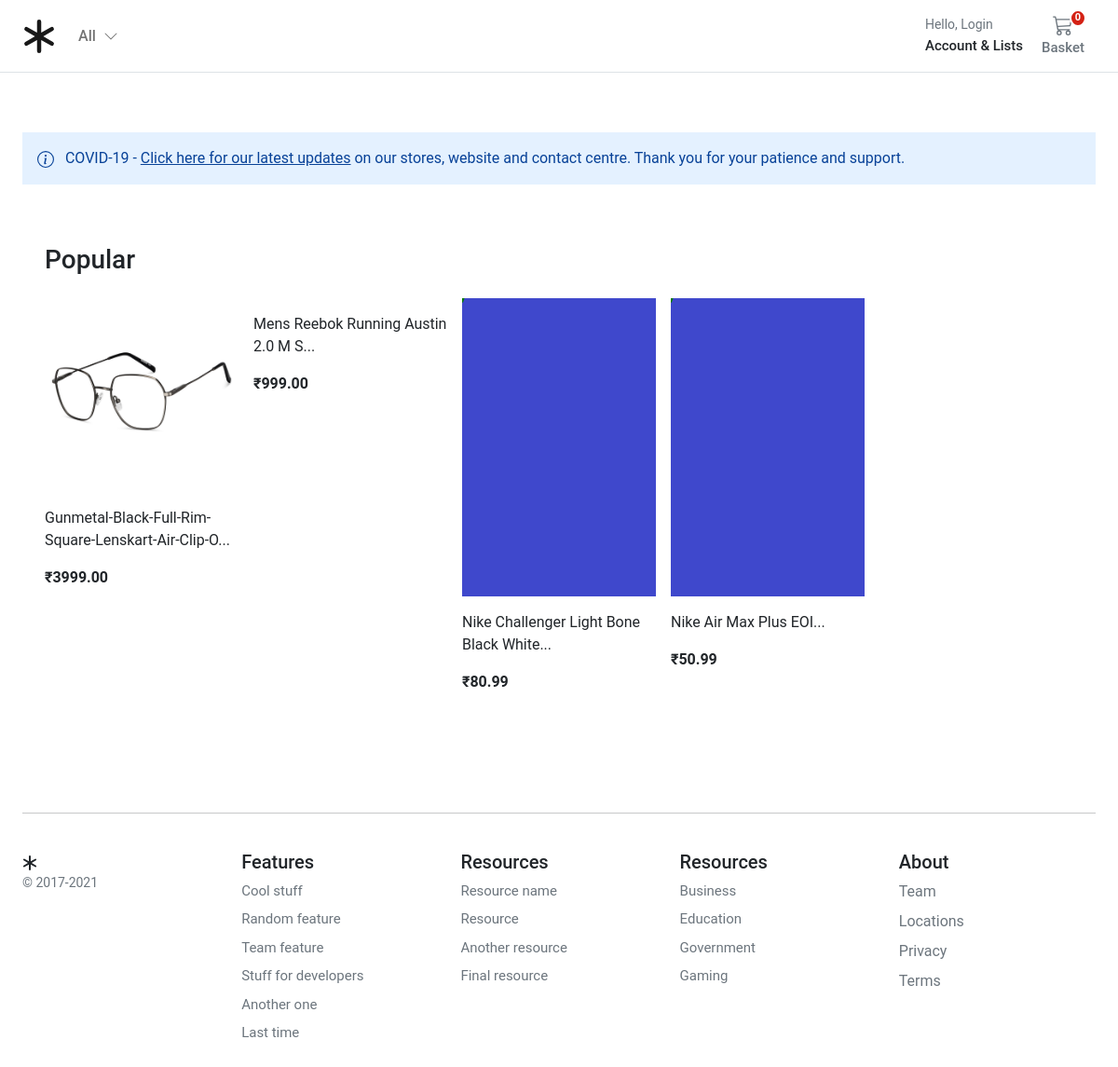
The page / on the database its author committed.
### store/models.py (models this page shows, shortened)
class ProductImage(models.Model):
    product = models.ForeignKey(Product, on_delete=models.CASCADE, related_name="product_image")
    image = models.ImageField(
        verbose_name=_("image"),
        help_text=_("Upload a product image"),
        upload_to="images/",
        default="images/default.png",
    )
    alt_text = models.CharField(
        verbose_name=_("Alturnative text"),
        help_text=_("Please add alturnative text"),
        max_length=255,
        null=True,
        blank=True,
    )
    is_feature = models.BooleanField(default=False)
    created_at = models.DateTimeField(auto_now_add=True, editable=False)
    updated_at = models.DateTimeField(auto_now=True)
    class Meta:
        verbose_name = _("Product Image")
        verbose_name_plural = _("Product Images")

class Product(models.Model):
    product_type = models.ForeignKey(ProductType, on_delete=models.RESTRICT)
    category = models.ForeignKey(Category, on_delete=models.RESTRICT)
    title = models.CharField(
        verbose_name=_("title"),
        help_text=_("Required"),
        max_length=255,
    )
    description = models.TextField(verbose_name=_("description"), help_text=_("Not Required"), blank=True)
    slug = models.SlugField(max_length=255)
    regular_price = models.DecimalField(
        verbose_name=_("Regular price"),
        help_text=_("Maximum 99999.99"),
        error_messages={
            "name": {
                "max_length": _("The price must be between 0 and 99999.99."),
            },
        },
        max_digits=7,
        decimal_places=2,
    )
    discount_price = models.DecimalField(
        verbose_name=_("Discount price"),
        help_text=_("Maximum 99999.99"),
        error_messages={
            "name": {
                "max_length": _("The price must be between 0 and 99999.99."),
            },
        },
        max_digits=7,
        decimal_places=2,
    )
    is_active = models.BooleanField(
        verbose_name=_("Product visibility"),
        help_text=_("Change product visibility"),
        default=True,
    )
    created_at = models.DateTimeField(_("Created at"), auto_now_add=True, editable=False)
    updated_at = models.DateTimeField(_("Updated at"), auto_now=True)
    users_wishlist = models.ManyToManyField(settings.AUTH_USER_MODEL, related_name="user_wishlist", blank=True)
    class Meta:
        ordering = ("-created_at",)
        verbose_name = _("Product")
        verbose_name_plural = _("Products")
    def get_absolute_url(self):
        return reverse("store:product_detail", args=[self.slug])

### store/views.py (the view)
# urls.py: path('', views.product_all, name='store_home'),
def product_all(request):
    products = Product.objects.prefetch_related("product_image").filter(is_active=True)
    return render(request, "store/index.html", {"products": products})

### basket/basket.py (called while the page is built)
    def __len__(self):
        return sum(item["qty"] for item in self.basket.values())

### basket/context_processors.py (called while the page is built)
def basket(request):
    return {'basket': Basket(request)}

### store/context_processors.py (called while the page is built)
def categories(request):
    return {"categories": Category.objects.filter(level=0)}

### store/models.py (called while the page is built)
    def get_absolute_url(self):
        return reverse("store:category_list", args=[self.slug])

### templates/store/index.html (shortened to what this page needs)
{% extends "base.html" %}
{% block content %}
<div class="container">
  <div class="alert alert-primary fw600 rounded-0 border-0 pb-3" role="alert">
    COVID-19 - <u>Click here for our latest updates</u> on our stores, website and contact centre. Thank you for
    your patience and support.
  </div>
  <div class="container">
    <div class="row">
      <div class="album py-5">
        <div class="pb-3">
          <h1 class="h3">Popular</h1>
        </div>
        {% if not products %}
        <div class="col-12">There are currently no products active</div>
        {% else %}
        <div class="row row-cols-1 row-cols-sm-2 row-cols-md-5 g-3">
          {% for product in products %}
          <div class="col">
            <div class="card border-0">
              {% for image in product.product_image.all %}
              {% if image.is_feature%}
              <img class="img-fluid" alt="Responsive image" src="{{ image.image.url }}"
                alt="{{ image.image.alt_text }}">
              {% endif %}
              {% endfor %}
              <div class="card-body px-0">
                <p class="card-text">
                  <a class="text-dark text-decoration-none"
                    href="{{ product.get_absolute_url }}">{{ product.title|slice:":50" }}...</a>
                </p>
                <div class="fw-bold">₹{{product.regular_price}}</div>
              </div>
            </div>
          </div>
          {% endfor %}
        </div>
        {% endif %}
      </div>
    </div>
  </div>
  {% endblock %}

### templates/base.html (shortened to what this page needs)
{% load static %}
<!DOCTYPE html>
<html>
<head>
  <link href="https://cdn.jsdelivr.net/npm/bootstrap@5.0.0-beta1/dist/css/bootstrap.min.css" rel="stylesheet"
>
  <link rel="stylesheet" href="{% static 'core/css/base.css' %}">
  <link rel="stylesheet" href="{% block stylesheet %}{% endblock %}">
</head>
<body>
  <header class="pb-3">
    <nav class="navbar navbar-expand-md navbar-light bg-white border-bottom">
      <div class="container-fluid px-md-4">
        <div class="d-flex w-100 navbar-collapse">
          <a class="navbar-brand d-flex-inline" href="/">
          </a>
          <ul class="navbar-nav me-auto mb-2 mb-md-0">
            <li class="nav-item dropdown">
              <a class="nav-link dropdown-toggle d-none d-md-block fw500" href="#" id="navbarDropdown" role="button"
                data-bs-toggle="dropdown" aria-expanded="false">
                All
                <i class="ps-1"><svg xmlns="http://www.w3.org/2000/svg" width="16" height="16" fill="currentColor"
                    class="bi bi-chevron-down" viewBox="0 0 16 16">
                    <path fill-rule="evenodd"
                      d="M1.646 4.646a.5.5 0 0 1 .708 0L8 10.293l5.646-5.647a.5.5 0 0 1 .708.708l-6 6a.5.5 0 0 1-.708 0l-6-6a.5.5 0 0 1 0-.708z" />
                  </svg></i>
              </a>
            </li>
          </ul>
          <div>
            <div class="collapse navbar-collapse" id="navbarSupportedContent2">
              <ul class="navbar-nav me-auto mb-2 mb-lg-0">
                <li class="nav-item dropdown">
                  <a class="nav-link dropdown-toggle text-reset" href="#" id="navbarDropdown" role="button"
                    data-bs-toggle="dropdown" aria-expanded="false">
                    <div class="small text-muted">Hello,
                      {% if user.is_authenticated %}
                        {{ request.user.name }}
                      {% else %}
                      Login
                      {% endif %}
                    </div>
                    <span class="fs15 fw500">Account &amp; Lists
                    </span>
                  </a>
                </li>
              </ul>
            </div>
          </div>
          <a type="button" role="button" href="{% url "basket:basket_summary" %}"
            class="btn btn-outline-secondary border-0 basket-btn">
            {% with total_qty=basket|length %}
            <div id="basket-qty" class="basket-qty">
              {% if total_qty > 0 %}
              {{ total_qty }}
              {% else %}
              0
              {% endif %}
            </div>
            {% endwith %}
            <div>
            </div>
            <span class="fs15 fw500">Basket</span>
          </a>
        </div>
      </div>
    </nav>
  </header>
  <main class="pt-5">
    <div id="content">{% block content %} {% endblock %}</div>
  </main>
  <footer class="container py-5 footer">
    <hr>
    <div class="row pt-4">
      <div class="col-12 col-md">
        <small class="d-block mb-3 text-muted">&copy; 2017-2021</small>
      </div>
      <div class="col-6 col-md fs15">
        <h5>Features</h5>
        <ul class="list-unstyled">
          <li><a class="link-secondary text-decoration-none" href="#">Cool stuff</a></li>
          <li><a class="link-secondary text-decoration-none" href="#">Random feature</a></li>
          <li><a class="link-secondary text-decoration-none" href="#">Team feature</a></li>
          <li><a class="link-secondary text-decoration-none" href="#">Stuff for developers</a></li>
          <li><a class="link-secondary text-decoration-none" href="#">Another one</a></li>
          <li><a class="link-secondary text-decoration-none" href="#">Last time</a></li>
        </ul>
      </div>
      <div class="col-6 col-md fs15">
        <h5>Resources</h5>
        <ul class="list-unstyled">
          <li><a class="link-secondary text-decoration-none" href="#">Resource name</a></li>
          <li><a class="link-secondary text-decoration-none" href="#">Resource</a></li>
          <li><a class="link-secondary text-decoration-none" href="#">Another resource</a></li>
          <li><a class="link-secondary text-decoration-none" href="#">Final resource</a></li>
        </ul>
      </div>
      <div class="col-6 col-md fs15">
        <h5>Resources</h5>
        <ul class="list-unstyled">
          <li><a class="link-secondary text-decoration-none" href="#">Business</a></li>
          <li><a class="link-secondary text-decoration-none" href="#">Education</a></li>
          <li><a class="link-secondary text-decoration-none" href="#">Government</a></li>
          <li><a class="link-secondary text-decoration-none" href="#">Gaming</a></li>
        </ul>
      </div>
      <div class="col-6 col-md">
        <h5>About</h5>
        <ul class="list-unstyled">
          <li><a class="link-secondary text-decoration-none" href="#">Team</a></li>
          <li><a class="link-secondary text-decoration-none" href="#">Locations</a></li>
          <li><a class="link-secondary text-decoration-none" href="#">Privacy</a></li>
          <li><a class="link-secondary text-decoration-none" href="#">Terms</a></li>
        </ul>
      </div>
    </div>
  </footer>
</body>
</html>

### static/core/css/base.css (style rules this page uses)
@media (min-width: 1000px) { .container { max-width: 1000px; } }
@media (max-width: 1200px) { .container { max-width: 100%; padding:0 24px; } }
.dropdown-toggle::after { display: none; }
.alert-primary { background-color: #E4F1FF; }
html, body, p, div { letter-spacing: -0.02px; font-family: 'Roboto', sans-serif; }
.fs15 { font-size: 0.9375rem; }
.fw500 { font-weight: 500; }
.basket-qty { color: #fff; background: #d42114; border: 2px solid #fff; border-radius: 50%; text-align: center; font-size: 11px; height: 15px; width: 14px; position: absolute; box-sizing: content-box; font-weight: 600; display: flex; justify-content: center; align-items: center; top: 1px; right: 10px; }
.basket-btn { position: relative; }
.footer > div > div > ul > li { padding-bottom:8px; }

### rows shown on the page
Product: title "Gunmetal-Black-Full-Rim-Square-Lenskart-Air-Clip-O", regular_price "3999.00"
ProductImage: image (picture)
Product: title "Mens Reebok Running Austin 2.0 M S", regular_price "999.00"
Product: title "Nike Challenger Light Bone Black White", regular_price "80.99"
ProductImage: image (placeholder picture)
Product: title "Nike Air Max Plus EOI", regular_price "50.99"
ProductImage: image (placeholder picture)
